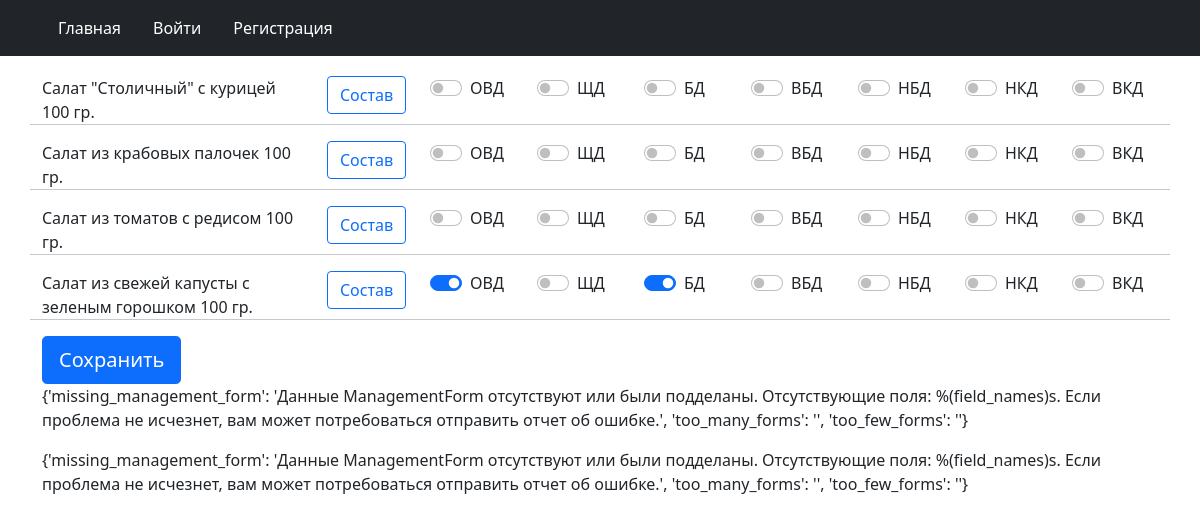
The app's page /, older data.
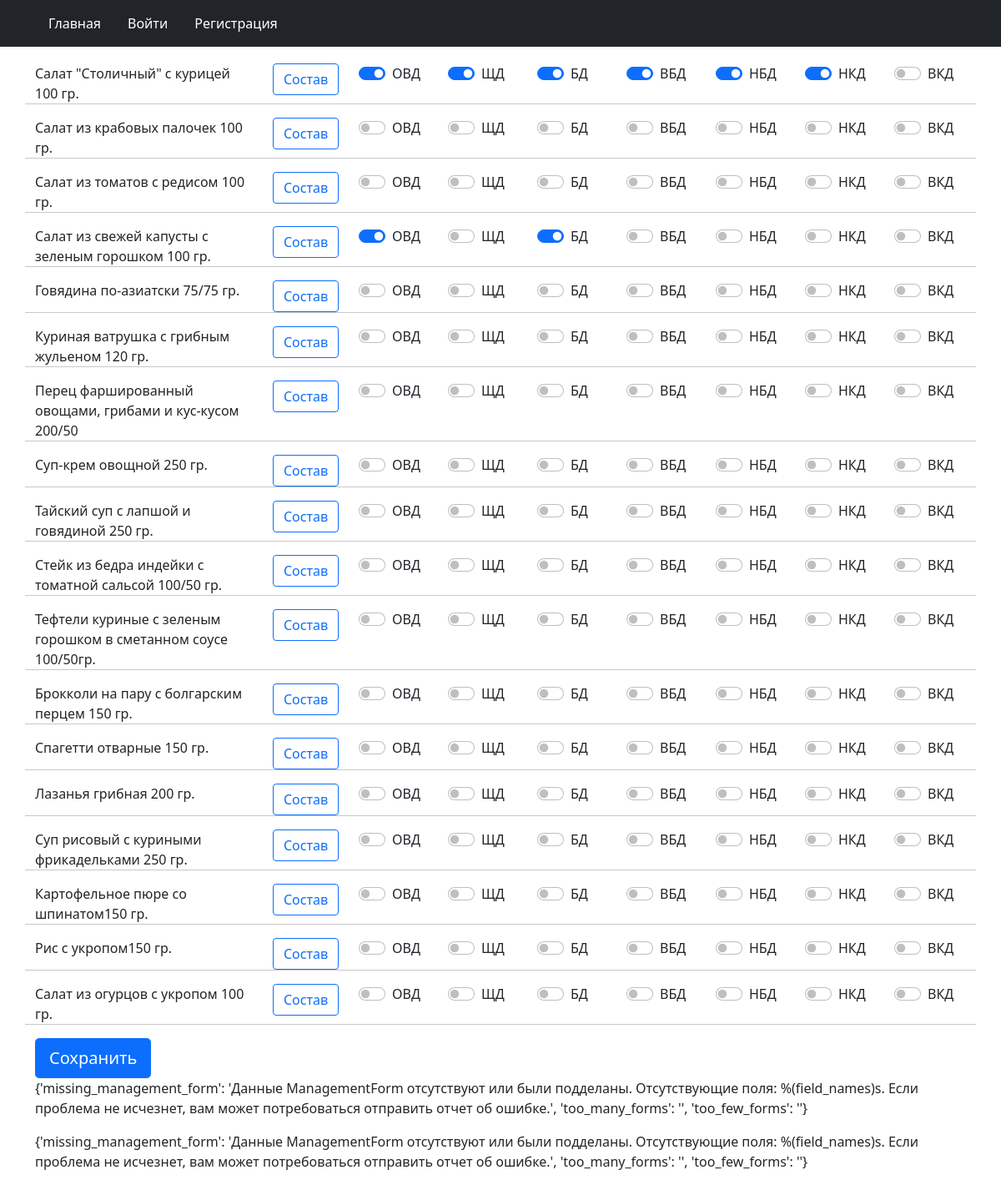
The same page, newer data.
### daily_horoscopes/models.py (models this page shows, shortened)
class Product(models.Model):
    iditem = models.IntegerField(null=True)
    name = models.CharField(max_length=200, null=True)
    price = models.IntegerField(null=True)
    carbohydrate = models.CharField(max_length=200, null=True)
    fat = models.CharField(max_length=200, null=True)
    fiber = models.CharField(max_length=200, null=True)
    energy = models.CharField(max_length=200, null=True)
    image = models.CharField(max_length=2000, null=True)
    vegan = models.BooleanField(null=True)
    allergens = models.BooleanField(null=True)
    lactose_free = models.BooleanField(null=True)
    sugarless = models.BooleanField(null=True)
    gluten_free = models.BooleanField(null=True)
    description = models.CharField(max_length=1000, null=True)
    ovd = models.BooleanField(null=True)
    shd = models.BooleanField(null=True)
    bd = models.BooleanField(null=True)
    vbd = models.BooleanField(null=True)
    nbd = models.BooleanField(null=True)
    nkd = models.BooleanField(null=True)
    vkd = models.BooleanField(null=True)
    category = models.CharField(max_length=2000, null=True)

### daily_horoscopes/views.py (the view)
# urls.py: path('', views.index, name='index'),
def index(request):
    ProductFormSet = modelformset_factory(Product,
                                       fields=('iditem', 'name', 'description', 'ovd', 'shd', 'bd', 'vbd', 'nbd', 'nkd', 'vkd'),
                                       widgets={'ovd': CheckboxInput(
                                           attrs={'class': 'form-check-input', 'type': 'checkbox'}),
                                           'shd': CheckboxInput(
                                               attrs={'class': 'form-check-input', 'type': 'checkbox'}),
                                           'bd': CheckboxInput(
                                               attrs={'class': 'form-check-input', 'type': 'checkbox'}),
                                           'vbd': CheckboxInput(
                                               attrs={'class': 'form-check-input', 'type': 'checkbox'}),
                                           'nbd': CheckboxInput(
                                               attrs={'class': 'form-check-input', 'type': 'checkbox'}),
                                           'nkd': CheckboxInput(
                                               attrs={'class': 'form-check-input', 'type': 'checkbox'}),
                                           'vkd': CheckboxInput(
                                               attrs={'class': 'form-check-input', 'type': 'checkbox'}),
                                           'name': Textarea(attrs={'style': "display: none;"}),
                                           'description': Textarea(attrs={'style': "display: none;"}),
                                           'iditem': Textarea(attrs={'style': "display: none;"}),
                                       },
                                       extra=0, )
    if request.method == 'POST':
        formset = ProductFormSet(request.POST, request.FILES)
        formset.save()
        if not formset.is_valid():
            return render(request, 'index.html', {'formset': formset})
        else:
            formset.save()
    else:
        formset = ProductFormSet()
    return render(request, 'index.html', {'formset': formset})

### daily_horoscopes/templates/index.html (shortened to what this page needs)
{% extends "base_generic.html" %}
{% block content %}
<form action="" method="post">
    {% for form in formset %}
    <div class="row">
        <div class="col-12 col-md-3">{{ form.name.value }}</div>
        <div class="col-12 col-md-1">
            <button type="button" class="btn btn-outline-primary" data-bs-toggle="modal" data-bs-target="#modal-start">Состав
            </button>
        </div>
        <div class=" col-2  col-md-1 form-check form-switch" style="margin-left: 20px;">
            {{ form.ovd }}
            <label class="form-check-label">ОВД</label>
        </div>
        <div class=" col-2  col-md-1 form-check form-switch" style="margin-left: 12px;">{{ form.shd }}
            <label class="form-check-label">ЩД</label></div>
        <div class=" col-4  col-md-1 form-check form-switch" style="margin-left: 12px;">{{ form.bd }}
            <label class="form-check-label">БД</label></div>
        <div class=" col-4  col-md-1  form-check form-switch" style="margin-left: 12px;">{{ form.vbd }}
            <label class="form-check-label">ВБД</label></div>
        <div class=" col-4  col-md-1  form-check form-switch" style="margin-left: 12px;">{{ form.nbd }}
            <label class="form-check-label">НБД</label></div>
        <div class=" col-4  col-md-1  form-check form-switch" style="margin-left: 12px;">{{ form.nkd }}
            <label class="form-check-label">НКД</label></div>
        <div class=" col-4  col-md-1  form-check form-switch" style="margin-left: 12px;">{{ form.vkd }}
            <label class="form-check-label">ВКД</label></div>
        <hr>
    </div>
    {% endfor %}
    <input class="btn btn-primary btn-lg btn-block" type="submit" value="Сохранить">
    <p>{{formset.default_error_messages}}</p>
    <p>{{formset.error_messages}}</p>
</form>
{% endblock %}

Row changes from the older to the newer data that the page shows:
added Product: name.value "Говядина по-азиатски 75/75 гр."
added Product: name.value "Куриная ватрушка с грибным жульеном 120 гр."
added Product: name.value "Перец фаршированный овощами, грибами и кус-кусом 200/50"
added Product: name.value "Суп-крем овощной 250 гр."
added Product: name.value "Тайский суп с лапшой и говядиной 250 гр."
added Product: name.value "Стейк из бедра индейки с томатной сальсой 100/50 гр."
added Product: name.value "Тефтели куриные с зеленым горошком в сметанном соусе 100/50гр."
added Product: name.value "Брокколи на пару с болгарским перцем 150 гр."
added Product: name.value "Спагетти отварные 150 гр."
added Product: name.value "Лазанья грибная 200 гр."
added Product: name.value "Суп рисовый с куриными фрикадельками 250 гр."
added Product: name.value "Картофельное пюре со шпинатом150 гр."
added Product: name.value "Рис с укропом150 гр."
added Product: name.value "Салат из огурцов с укропом 100 гр."
Text that changed along with them:
form field ovd: "☐" → "☑"
form field shd: "☐" → "☑"
form field bd: "☐" → "☑"
form field vbd: "☐" → "☑"
form field nbd: "☐" → "☑"
form field nkd: "☐" → "☑"
new list line: "Состав ☐ ОВД ☐ ЩД ☐ БД ☐ ВБД ☐ НБД ☐ НКД ☐ ВКД"
